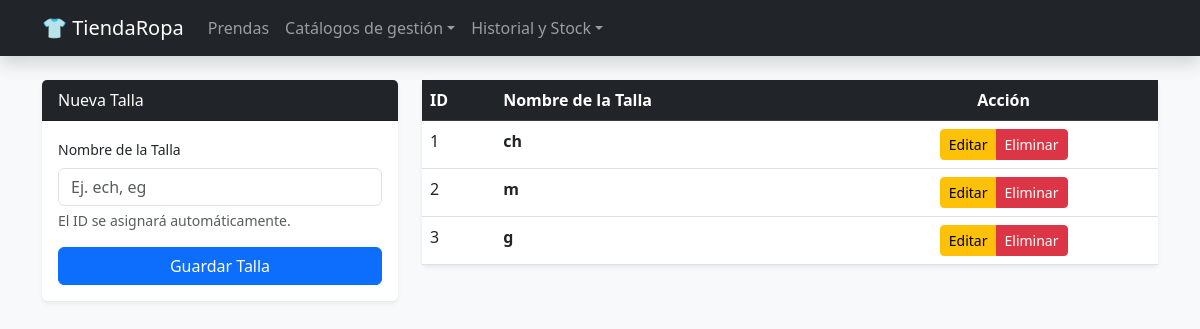
Page /tienda_ropa/tallas.php on the earlier database version.
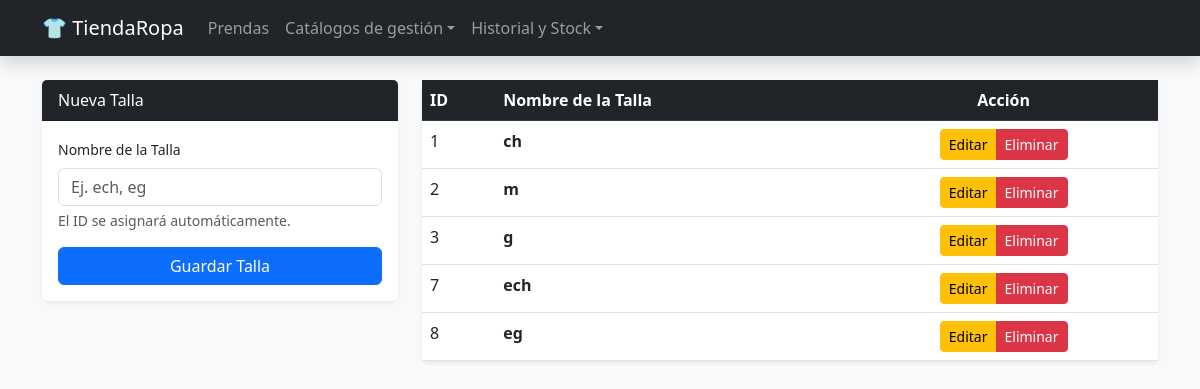
Same page on the later database version.
### tables this page shows
CREATE TABLE `talla` (
  `id_talla` int(11) NOT NULL,
  `talla` varchar(10) NOT NULL
);

### tienda_ropa/tallas.php (the view, shortened to what this page needs)
<?php
include 'db.php';
?>
<!DOCTYPE html>
<html lang="es">
<head>
    <link href="https://cdn.jsdelivr.net/npm/bootstrap@5.3.0/dist/css/bootstrap.min.css" rel="stylesheet">
</head>
<body class="bg-light">
    <?php include 'header.php'; ?>
    <div class="container">
        <div class="row">
            <div class="col-md-4">
                <div class="card shadow-sm border-0">
                    <div class="card-header bg-dark text-white">Nueva Talla</div>
                    <form class="card-body" method="POST">
                        <div class="mb-3">
                            <label class="form-label small">Nombre de la Talla</label>
                            <input type="text" name="talla" class="form-control" placeholder="Ej. ech, eg" required>
                            <div class="form-text text-muted">El ID se asignará automáticamente.</div>
                        </div>
                        <button name="add" class="btn btn-primary w-100">Guardar Talla</button>
                    </form>
                </div>
            </div>
            <div class="col-md-8">
                <div class="card shadow-sm border-0">
                    <table class="table table-hover mb-0">
                        <thead class="table-dark">
                            <tr>
                                <th>ID</th>
                                <th>Nombre de la Talla</th>
                                <th class="text-center">Acción</th>
                            </tr>
                        </thead>
                        <tbody>
                            <?php
                            $res = $conn->query("SELECT * FROM talla ORDER BY id_talla ASC");
                            while($row = $res->fetch()){
                                echo "<tr>
                                        <td>{$row['id_talla']}</td>
                                        <td><strong>{$row['talla']}</strong></td>
                                        <td class='text-center'>
                                            <div class='btn-group'>
                                                <button class='btn btn-sm btn-warning'
                                                    onclick='abrirEditar({$row['id_talla']}, \"{$row['talla']}\")'>
                                                    Editar
                                                </button>
                                                <a href='tallas.php?delete={$row['id_talla']}'
                                                   class='btn btn-sm btn-danger'
                                                   onclick='return confirm(\"¿Estás seguro de eliminar esta talla?\")'>
                                                    Eliminar
                                                </a>
                                            </div>
                                        </td>
                                      </tr>";
                            }
                            ?>
                        </tbody>
                    </table>
                </div>
            </div>
        </div>
    </div>
</body>
</html>

Differences in the rows shown:
added talla: id_talla "7", talla "ech"
added talla: id_talla "8", talla "eg"
